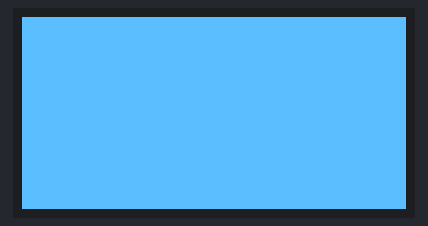
A sketch run on a simulated Arduino Uno, built with avr-gcc and run on an emulated ATmega328P. On the bench: 128×64 one-colour display. Wiring (inferred from the names in the program): SH1106 OLED at I2C address 0x3C. What the sketch prints to the serial monitor is not drawn.

Above: at 1.4 s.
At 3.5 s:
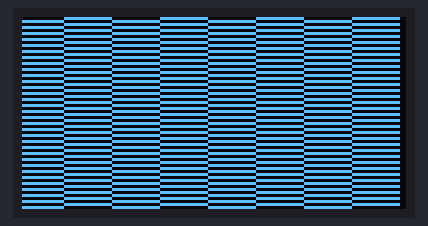
At 5.5 s:
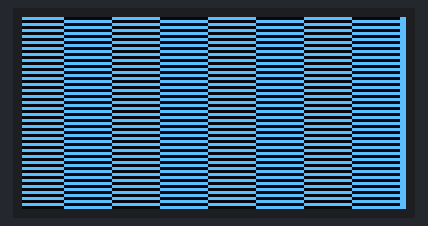
At 8.6 s:
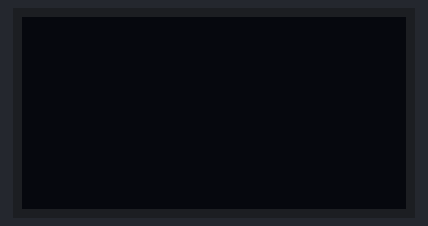

Measured:
- by itself, everything shown: repeats every 8.3 s, in 5 steps
- what the display in image 0 shows lasts 2.1 s, from 1.3 s to 3.4 s
- what the display in image 1 shows lasts 2.0 s, from 3.4 s to 5.4 s
- what the display in image 2 shows lasts 1.5 s, from 5.4 s to 6.9 s
- what the display in image 3 shows lasts 1.0 s, from 8.6 s to 9.6 s

The sketch:

force_oled_test.ino
```cpp
/*
 * ===============================================================================
 * DIRECT HARDWARE OLED REVIVAL & TEST (Zero External Libraries Needed)
 * Target: Arduino Uno (ATmega328P) + 0.96" I2C OLED (GND, VCC, SCL, SDA)
 * ===============================================================================
 * This sketch bypasses Adafruit/U8g2 libraries and talks directly to the OLED
 * via raw I2C (<Wire.h> only).
 *
 * It sends BOTH SSD1306 and SH1106 charge pump commands to guarantee the display
 * receives power, and uses hardware command 0xA5 to force all pixels ON.
 * ===============================================================================
 */

#include <Wire.h>

byte oled_address = 0x3C; // Default I2C address (will auto-switch to 0x3D if needed)

void sendCommand(uint8_t cmd) {
  Wire.beginTransmission(oled_address);
  Wire.write(0x00); // 0x00 = Command mode
  Wire.write(cmd);
  Wire.endTransmission();
}

void sendCommand2(uint8_t cmd1, uint8_t cmd2) {
  Wire.beginTransmission(oled_address);
  Wire.write(0x00);
  Wire.write(cmd1);
  Wire.write(cmd2);
  Wire.endTransmission();
}

void setup() {
  Serial.begin(9600);
  Wire.begin();
  Wire.setClock(100000); // Standard 100kHz I2C speed for maximum reliability
  delay(1000);

  Serial.println(F("\n============================================"));
  Serial.println(F("     RAW I2C OLED HARDWARE REVIVAL TEST     "));
  Serial.println(F("============================================"));

  // 1. Detect I2C Address
  Serial.println(F("[1] Checking I2C connection..."));
  Wire.beginTransmission(0x3C);
  if (Wire.endTransmission() == 0) {
    oled_address = 0x3C;
    Serial.println(F(" -> Confirmed OLED at address 0x3C!"));
  } else {
    Wire.beginTransmission(0x3D);
    if (Wire.endTransmission() == 0) {
      oled_address = 0x3D;
      Serial.println(F(" -> Confirmed OLED at address 0x3D!"));
    } else {
      Serial.println(F("[FATAL ERROR] No I2C response from OLED at 0x3C or 0x3D!"));
      Serial.println(F("Please check:"));
      Serial.println(F("  - OLED GND -> Uno GND"));
      Serial.println(F("  - OLED VCC -> Uno 5V (NOT 3.3V)"));
      Serial.println(F("  - OLED SCL -> Uno A5"));
      Serial.println(F("  - OLED SDA -> Uno A4"));
      while (true);
    }
  }

  // 2. Initialize OLED hardware
  Serial.println(F("[2] Sending Charge Pump & Wake-Up Commands..."));

  sendCommand(0xAE);             // Display OFF (sleep mode)

  sendCommand2(0xD5, 0x80);      // Set display clock divide ratio/oscillator frequency
  sendCommand2(0xA8, 0x3F);      // Set multiplex ratio (64 lines)
  sendCommand2(0xD3, 0x00);      // Set display offset to 0
  sendCommand(0x40);             // Set start line = 0

  // Dual Charge-Pump Initialization:
  sendCommand2(0x8D, 0x14);      // SSD1306: Turn ON internal charge pump (7.5V)
  sendCommand2(0xAD, 0x8B);      // SH1106:  Turn ON internal DC-DC converter

  sendCommand2(0x20, 0x00);      // Horizontal addressing mode
  sendCommand(0xA1);             // Segment re-map (A0/A1)
  sendCommand(0xC8);             // COM scan direction (C0/C8)
  sendCommand2(0xDA, 0x12);      // Set COM pins configuration

  // Maximum Contrast
  sendCommand2(0x81, 0xFF);      // Set contrast to maximum (255)

  sendCommand2(0xD9, 0xF1);      // Set pre-charge period
  sendCommand2(0xDB, 0x40);      // Set VCOMH deselect level
  sendCommand(0xA6);             // Normal display (non-inverted)

  sendCommand(0xAF);             // Display ON!

  Serial.println(F("[3] Hardware initialized. Starting visual test patterns..."));
}

void loop() {
  // Test Phase 1: Force All Pixels ON (Hardware Override 0xA5)
  Serial.println(F("Pattern 1: FORCING ALL PIXELS ON (Solid White Screen)..."));
  sendCommand(0xA5); // 0xA5 = Entire display ON (ignores RAM, lights every pixel)
  delay(2000);

  // Test Phase 2: Restore RAM mode
  Serial.println(F("Pattern 2: Writing checkerboard pattern to RAM..."));
  sendCommand(0xA4); // 0xA4 = Resume RAM display

  // Fill RAM with alternating stripes/checkerboard
  for (uint8_t page = 0; page < 8; page++) {
    // Set page address
    sendCommand(0xB0 + page);
    // Set column lower and higher nibble to 0
    sendCommand(0x00); // Low column
    sendCommand(0x10); // High column

    // Write 128 bytes to this page in batches of 16 bytes
    for (uint8_t batch = 0; batch < 8; batch++) {
      Wire.beginTransmission(oled_address);
      Wire.write(0x40); // 0x40 = Data mode
      for (uint8_t i = 0; i < 16; i++) {
        Wire.write((batch % 2 == 0) ? 0xAA : 0x55); // Checkerboard stripes
      }
      Wire.endTransmission();
    }
  }
  delay(2000);

  // Test Phase 3: Invert display colors
  Serial.println(F("Pattern 3: Inverting display..."));
  sendCommand(0xA7); // Invert
  delay(1500);
  sendCommand(0xA6); // Normal
  delay(1500);

  // Test Phase 4: Clear Screen
  Serial.println(F("Pattern 4: Clearing screen..."));
  for (uint8_t page = 0; page < 8; page++) {
    sendCommand(0xB0 + page);
    sendCommand(0x00);
    sendCommand(0x10);
    for (uint8_t batch = 0; batch < 8; batch++) {
      Wire.beginTransmission(oled_address);
      Wire.write(0x40);
      for (uint8_t i = 0; i < 16; i++) {
        Wire.write(0x00); // 0x00 = Blank/Black
      }
      Wire.endTransmission();
    }
  }
  delay(1000);
}
```
